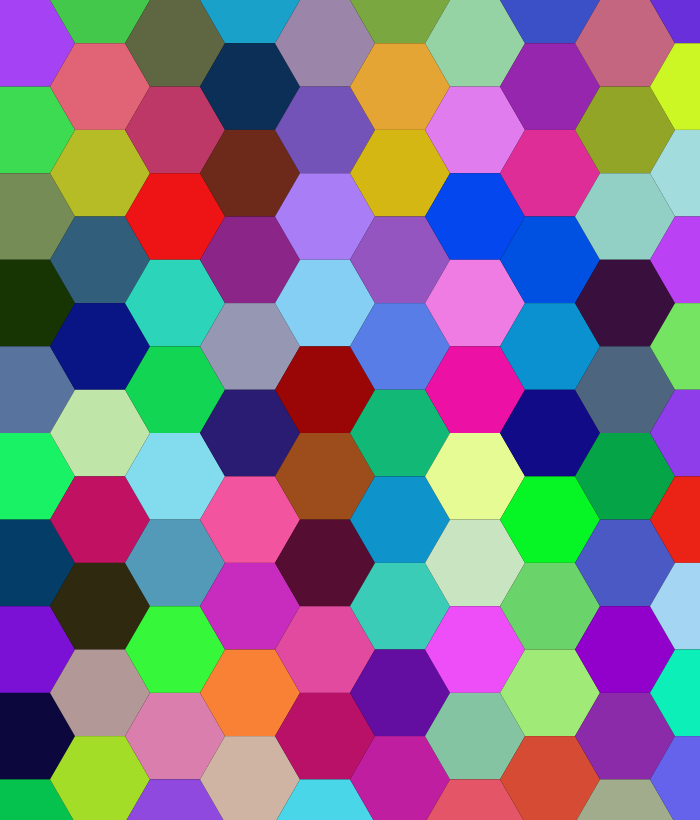
Frame 1 (no input)
Frame 60 (the mouse pressed at the canvas centre just before this capture): identical to frame 1, image omitted
Frame 120 (the mouse held since frame 60 and released just before this capture): identical to frame 1, image omitted

The Processing sketch that drew this single still picture (run headless with seeded random() and noise(); from frame 60 on, the mouse is pressed at the canvas centre):

// Processing sketch: processing_178824
// ── processing_178824.pde

//setting up the background
void setup() {
  size(700, 820);
  background(256);   
  color[] hexCol = new color[100]; //creates an array for each of the colors in each position
  for (int i=0; i < 100; i++) {
    noStroke();
    color col = color((int)random(0, 256), (int)random(0, 256), (int)random(0, 256));
    hexCol[i] = col;
    fill(col);    
    if (i%20 < 10){
      polygon(floor(i/10)*100 - 25*(floor(i/10)-1), (i%10)*50*sqrt(3)+25*sqrt(3), 50, 6);
    }else{      
      polygon(floor(i/10)*100 - 25*(floor(i/10)-1), (i%10)*50*sqrt(3), 50, 6);     
    }    
  }
}

void draw() {
}

void polygon(float x, float y, float radius, int npoints) {
  float angle = TWO_PI / npoints;
  beginShape();
  for (float a = 0; a < TWO_PI; a += angle) {
    float sx = x + cos(a) * radius;
    float sy = y + sin(a) * radius;
    vertex(sx, sy);
  }
  endShape(CLOSE);
}

void mousePressed(){
  /* mouseX, mouseY -- define equation for mouse to satisfy
  */  
}
